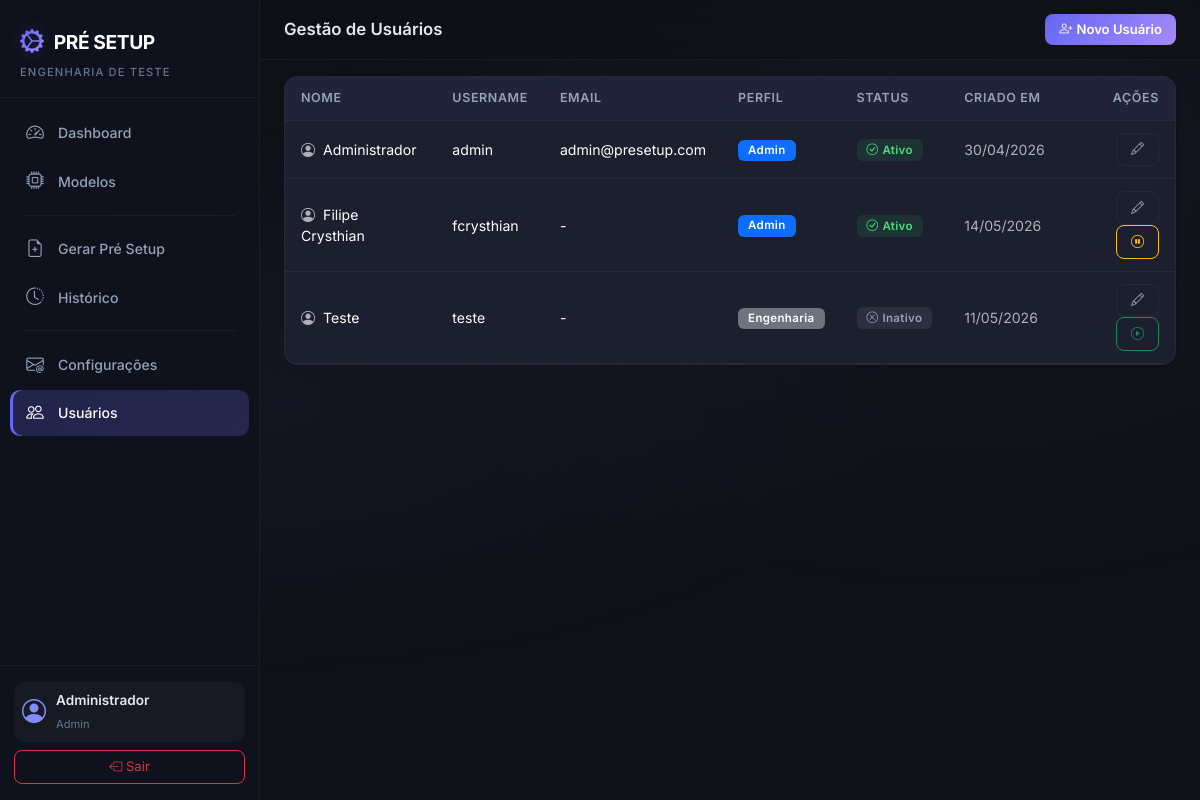
Page /users/ (signed in) on the earlier database version.
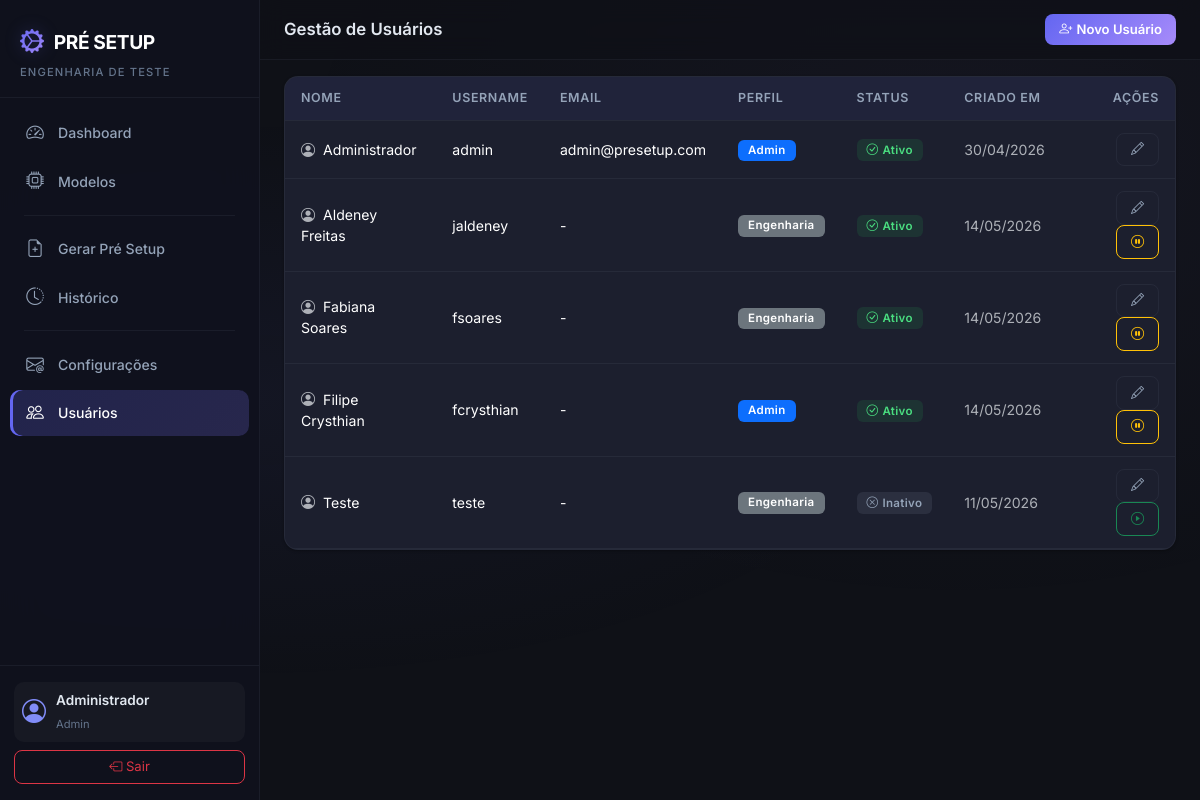
Same page on the later database version.
### app/models.py (models this page shows, shortened)
class User(UserMixin, db.Model):
    __tablename__ = 'users'
    id = db.Column(db.Integer, primary_key=True)
    name = db.Column(db.String(150), nullable=False)
    username = db.Column(db.String(150), unique=True, nullable=False)
    email = db.Column(db.String(150), unique=True, nullable=True)
    password_hash = db.Column(db.String(256), nullable=False)
    profile = db.Column(db.String(50), nullable=False, default='Engenharia')  # Admin, Engenharia
    is_active_user = db.Column(db.Boolean, default=True)
    created_at = db.Column(db.DateTime, default=datetime.now)
    setups = db.relationship('PreSetup', backref='user', lazy='dynamic')
    @property
    def is_active(self):
        return self.is_active_user

### app/users/routes.py (the view)
@users_bp.route('/')
@login_required
@admin_required
def index():
    users = User.query.order_by(User.name).all()
    return render_template('users/index.html', users=users, profiles=PROFILES)

### app/models.py (called while the page is built)
@login_manager.user_loader
def load_user(user_id):
    return User.query.get(int(user_id))

### app/templates/users/index.html (shortened to what this page needs)
{% extends "base.html" %}
{% block page_title %}Gestão de Usuários{% endblock %}
{% block page_actions %}
<button class="btn btn-primary btn-sm" data-bs-toggle="modal" data-bs-target="#createModal">
    <i class="bi bi-person-plus me-1"></i>Novo Usuário
</button>
{% endblock %}
{% block content %}
<div class="card card-custom">
    <div class="card-body p-0">
        {% if users %}
        <div class="table-responsive">
            <table class="table table-hover">
                <thead>
                    <tr>
                        <th>Nome</th>
                        <th>Username</th>
                        <th>Email</th>
                        <th>Perfil</th>
                        <th>Status</th>
                        <th>Criado em</th>
                        <th class="text-end">Ações</th>
                    </tr>
                </thead>
                <tbody>
                    {% for user in users %}
                    <tr>
                        <td><i class="bi bi-person-circle me-2 text-muted"></i>{{ user.name }}</td>
                        <td>{{ user.username }}</td>
                        <td>{{ user.email or '-' }}</td>
                        <td>
                            <span class="badge {% if user.profile == 'Admin' %}bg-primary{% else %}bg-secondary{% endif %}">
                                {{ user.profile }}
                            </span>
                        </td>
                        <td>
                            {% if user.is_active %}
                                <span class="badge status-ok"><i class="bi bi-check-circle me-1"></i>Ativo</span>
                            {% else %}
                                <span class="badge status-na"><i class="bi bi-x-circle me-1"></i>Inativo</span>
                            {% endif %}
                        </td>
                        <td class="text-muted small">{{ user.created_at.strftime('%d/%m/%Y') }}</td>
                        <td class="text-end">
                            <button class="btn btn-outline-secondary btn-sm" data-bs-toggle="modal"
                                    data-bs-target="#editModal{{ user.id }}">
                                <i class="bi bi-pencil"></i>
                            </button>
                            {% if user.id != current_user.id %}
                            <form method="POST" action="{{ url_for('users.toggle_status', user_id=user.id) }}"
                                  class="d-inline">
                                <button type="submit"
                                        class="btn btn-sm {% if user.is_active %}btn-outline-warning{% else %}btn-outline-success{% endif %}"
                                        title="{% if user.is_active %}Desativar{% else %}Ativar{% endif %}">
                                    <i class="bi {% if user.is_active %}bi-pause-circle{% else %}bi-play-circle{% endif %}"></i>
                                </button>
                            </form>
                            {% endif %}
                        </td>
                    </tr>
                    {% endfor %}
                </tbody>
            </table>
        </div>
        {% else %}
        <div class="text-center py-5">
            <i class="bi bi-people display-4 text-muted"></i>
            <p class="text-muted mt-3">Nenhum usuário cadastrado.</p>
        </div>
        {% endif %}
    </div>
</div>
{% endblock %}

### app/templates/base.html (shortened to what this page needs)
<!DOCTYPE html>
<html lang="pt-BR" data-bs-theme="dark">
<head>
    <link href="https://cdn.jsdelivr.net/npm/bootstrap@5.3.3/dist/css/bootstrap.min.css" rel="stylesheet">
    <link href="https://cdn.jsdelivr.net/npm/bootstrap-icons@1.11.3/font/bootstrap-icons.min.css" rel="stylesheet">
    <link rel="stylesheet" href="{{ url_for('static', filename='css/style.css') }}">
</head>
<body>
    {% if current_user.is_authenticated %}
    <nav class="sidebar" id="sidebar">
        <div class="sidebar-header">
            <div class="sidebar-brand">
                <i class="bi bi-gear-wide-connected"></i>
                <span>PRÉ SETUP</span>
            </div>
            <small class="sidebar-subtitle">Engenharia de Teste</small>
        </div>
        <ul class="sidebar-nav">
            <li class="sidebar-nav-item">
                <a href="{{ url_for('dashboard.index') }}" class="sidebar-nav-link {% if request.endpoint == 'dashboard.index' %}active{% endif %}">
                    <i class="bi bi-speedometer2"></i>
                    <span>Dashboard</span>
                </a>
            </li>
            {% if current_user.profile == 'Admin' %}
            <li class="sidebar-nav-item">
                <a href="{{ url_for('models_blueprint.index') }}" class="sidebar-nav-link {% if 'models_blueprint' in request.endpoint %}active{% endif %}">
                    <i class="bi bi-cpu"></i>
                    <span>Modelos</span>
                </a>
            </li>
            {% endif %}
            <li class="sidebar-divider"></li>
            <li class="sidebar-nav-item">
                <a href="{{ url_for('setup_requests.generate_select') }}" class="sidebar-nav-link {% if request.endpoint == 'setup_requests.generate_select' or request.endpoint == 'setup_requests.generate_form' %}active{% endif %}">
                    <i class="bi bi-file-earmark-plus"></i>
                    <span>Gerar Pré Setup</span>
                </a>
            </li>
            <li class="sidebar-nav-item">
                <a href="{{ url_for('setup_requests.history') }}" class="sidebar-nav-link {% if request.endpoint == 'setup_requests.history' or request.endpoint == 'setup_requests.detail' %}active{% endif %}">
                    <i class="bi bi-clock-history"></i>
                    <span>Histórico</span>
                </a>
            </li>
            {% if current_user.profile == 'Admin' %}
            <li class="sidebar-divider"></li>
            <li class="sidebar-nav-item">
                <a href="{{ url_for('email_config.index') }}" class="sidebar-nav-link {% if 'email_config' in request.endpoint %}active{% endif %}">
                    <i class="bi bi-envelope-at"></i>
                    <span>Configurações</span>
                </a>
            </li>
            <li class="sidebar-nav-item">
                <a href="{{ url_for('users.index') }}" class="sidebar-nav-link {% if 'users' in request.endpoint %}active{% endif %}">
                    <i class="bi bi-people"></i>
                    <span>Usuários</span>
                </a>
            </li>
            {% endif %}
        </ul>
        <div class="sidebar-footer">
            <div class="sidebar-user">
                <i class="bi bi-person-circle"></i>
                <div>
                    <div class="sidebar-user-name">{{ current_user.name }}</div>
                    <small class="sidebar-user-role">{{ current_user.profile }}</small>
                </div>
            </div>
            <a href="{{ url_for('auth.logout') }}" class="btn btn-outline-danger btn-sm w-100 mt-2">
                <i class="bi bi-box-arrow-left"></i> Sair
            </a>
        </div>
    </nav>
    <main class="main-content">
        <div class="topbar">
            <h5 class="topbar-title">{% block page_title %}{% endblock %}</h5>
            <div class="topbar-actions">
                {% block page_actions %}{% endblock %}
            </div>
        </div>
        <div class="container-fluid px-4 py-3">
            {% block content %}{% endblock %}
        </div>
    </main>
    {% else %}
        {% block fullpage %}{% endblock %}
    {% endif %}
</body>
</html>

Differences in the rows shown:
added User: name "Aldeney Freitas", username "jaldeney", email "-", profile "Engenharia", is_active_user True (drawn), created_at "14/05/2026"
added User: name "Fabiana Soares", username "fsoares", email "-", profile "Engenharia", is_active_user True (drawn), created_at "14/05/2026"
